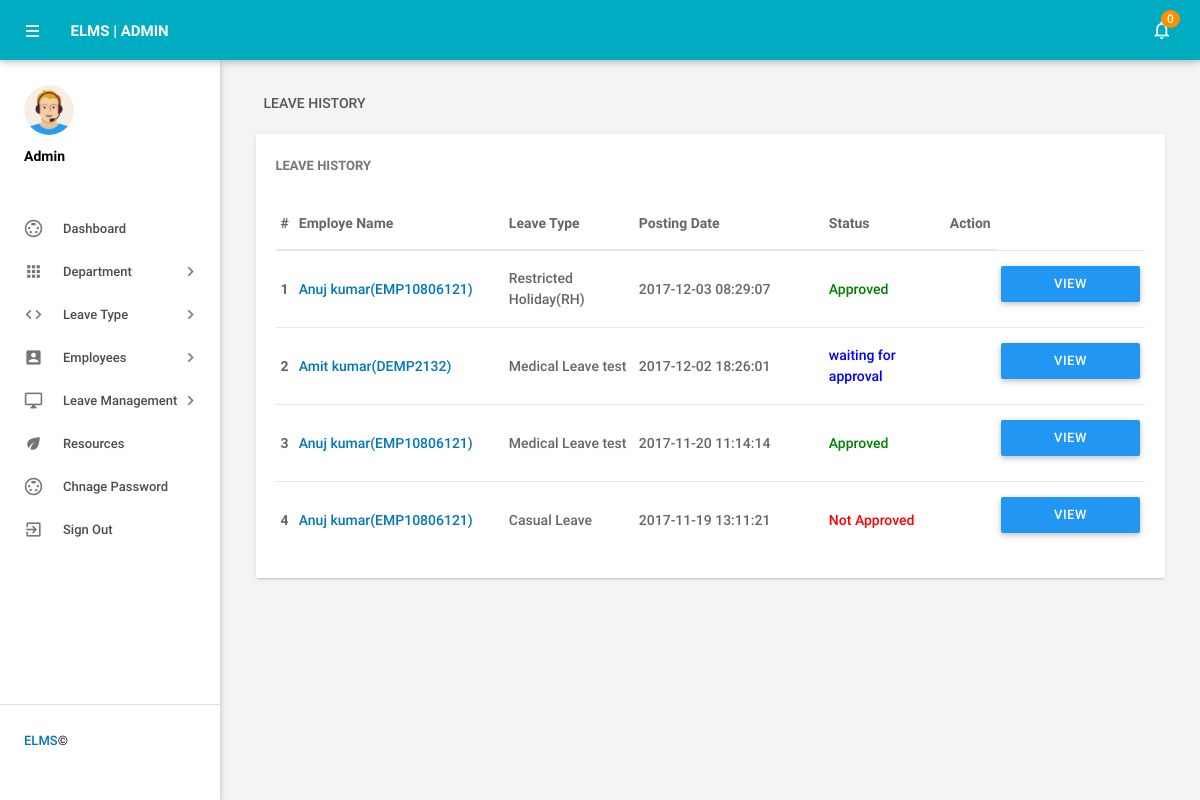
Screenshot of /elms/admin/leaves.php (signed in) with the database file from the repository.
### tables this page shows
CREATE TABLE `tblleaves` (
  `id` int(11) NOT NULL,
  `LeaveType` varchar(110) NOT NULL,
  `ToDate` varchar(120) NOT NULL,
  `FromDate` varchar(120) NOT NULL,
  `Description` mediumtext NOT NULL,
  `PostingDate` timestamp NOT NULL DEFAULT current_timestamp(),
  `AdminRemark` mediumtext DEFAULT NULL,
  `AdminRemarkDate` varchar(120) DEFAULT NULL,
  `Status` int(1) NOT NULL,
  `IsRead` int(1) NOT NULL,
  `empid` int(11) DEFAULT NULL
);

CREATE TABLE `tblemployees` (
  `id` int(11) NOT NULL,
  `EmpId` varchar(100) NOT NULL,
  `FirstName` varchar(150) NOT NULL,
  `LastName` varchar(150) NOT NULL,
  `EmailId` varchar(200) NOT NULL,
  `Password` varchar(180) NOT NULL,
  `Gender` varchar(100) NOT NULL,
  `Dob` varchar(100) NOT NULL,
  `Department` varchar(255) NOT NULL,
  `Address` varchar(255) NOT NULL,
  `City` varchar(200) NOT NULL,
  `Country` varchar(150) NOT NULL,
  `Phonenumber` char(11) NOT NULL,
  `Status` int(1) NOT NULL,
  `RegDate` timestamp NOT NULL DEFAULT current_timestamp()
);

### elms/admin/leaves.php (the view, shortened to what this page needs)
<?php
include('includes/config.php');
if(strlen($_SESSION['alogin'])==0)
    {
header('location:index.php');
}
else{
 ?>
<!DOCTYPE html>
<html lang="en">
    <head>
        <link type="text/css" rel="stylesheet" href="../assets/plugins/materialize/css/materialize.min.css"/>
        <link href="../assets/plugins/material-preloader/css/materialPreloader.min.css" rel="stylesheet">
        <link href="../assets/plugins/datatables/css/jquery.dataTables.min.css" rel="stylesheet">
                <link href="../assets/plugins/google-code-prettify/prettify.css" rel="stylesheet" type="text/css"/>
        <link href="../assets/css/alpha.min.css" rel="stylesheet" type="text/css"/>
        <link href="../assets/css/custom.css" rel="stylesheet" type="text/css"/>
    </head>
    <body>
       <?php include('includes/header.php');?>
       <?php include('includes/sidebar.php');?>
            <main class="mn-inner">
                <div class="row">
                    <div class="col s12">
                        <div class="page-title">Leave History</div>
                    </div>
                    <div class="col s12 m12 l12">
                        <div class="card">
                            <div class="card-content">
                                <span class="card-title">Leave History</span>
                                <table id="example" class="display responsive-table ">
                                    <thead>
                                        <tr>
                                            <th>#</th>
                                            <th width="200">Employe Name</th>
                                            <th width="120">Leave Type</th>
                                             <th width="180">Posting Date</th>
                                            <th>Status</th>
                                            <th align="center">Action</th>
                                        </tr>
                                    </thead>
                                    <tbody>
<?php $sql = "SELECT tblleaves.id as lid,tblemployees.FirstName,tblemployees.LastName,tblemployees.EmpId,tblemployees.id,tblleaves.LeaveType,tblleaves.PostingDate,tblleaves.Status from tblleaves join tblemployees on tblleaves.empid=tblemployees.id order by lid desc";
$query = $dbh -> prepare($sql);
$query->execute();
$results=$query->fetchAll(PDO::FETCH_OBJ);
$cnt=1;
if($query->rowCount() > 0)
{
foreach($results as $result)
{
      ?>
                                        <tr>
                                            <td> <b><?php echo htmlentities($cnt);?></b></td>
                                              <td><a href="editemployee.php?empid=<?php echo htmlentities($result->id);?>" target="_blank"><?php echo htmlentities($result->FirstName." ".$result->LastName);?>(<?php echo htmlentities($result->EmpId);?>)</a></td>
                                            <td><?php echo htmlentities($result->LeaveType);?></td>
                                            <td><?php echo htmlentities($result->PostingDate);?></td>
                                                                       <td><?php $stats=$result->Status;
if($stats==1){
                                             ?>
                                                 <span style="color: green">Approved</span>
                                                 <?php } if($stats==2)  { ?>
                                                <span style="color: red">Not Approved</span>
                                                 <?php } if($stats==0)  { ?>
 <span style="color: blue">waiting for approval</span>
 <?php } ?>
                                             </td>
          <td>
           <td><a href="leave-details.php?leaveid=<?php echo htmlentities($result->lid);?>" class="waves-effect waves-light btn blue m-b-xs"  > View Details</a></td>
                                    </tr>
                                         <?php $cnt++;} }?>
                                    </tbody>
                                </table>
                            </div>
                        </div>
                    </div>
                </div>
            </main>
        </div>
        <div class="left-sidebar-hover"></div>
    </body>
</html>
<?php } ?>

### rows the page displays
tblleaves: tblemployees.FirstName+LastName "Anuj kumar", tblemployees.EmpId "EMP10806121", LeaveType "Restricted Holiday(RH)", PostingDate "2017-12-03 08:29:07", Status "Approved"
tblleaves: tblemployees.FirstName+LastName "Amit kumar", tblemployees.EmpId "DEMP2132", LeaveType "Medical Leave test", PostingDate "2017-12-02 18:26:01", Status "waiting for approval"
tblleaves: tblemployees.FirstName+LastName "Anuj kumar", tblemployees.EmpId "EMP10806121", LeaveType "Medical Leave test", PostingDate "2017-11-20 11:14:14", Status "Approved"
tblleaves: tblemployees.FirstName+LastName "Anuj kumar", tblemployees.EmpId "EMP10806121", LeaveType "Casual Leave", PostingDate "2017-11-19 13:11:21", Status "Not Approved"

### other values shown
$unreadcount "0"
